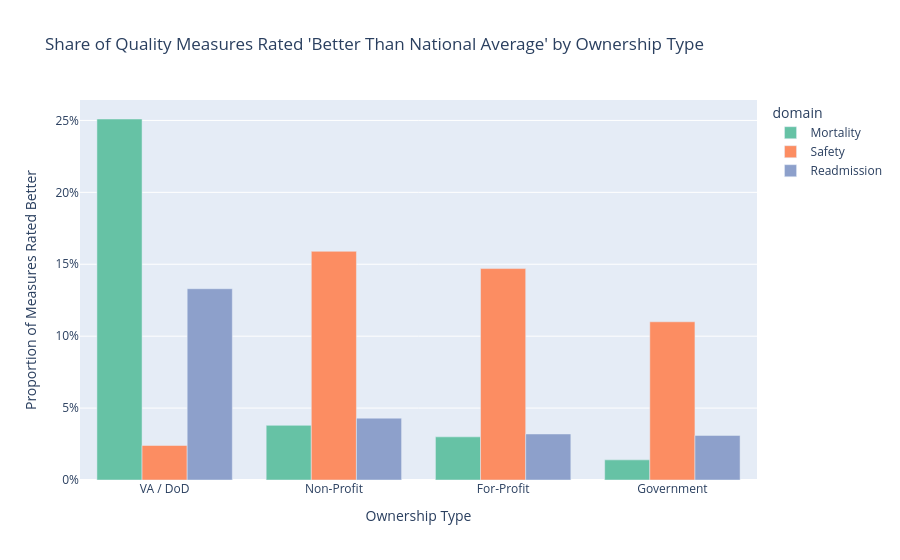

Notebook code cell kept with this figure:
### Markdown cell above
### Q4 — Do non-profit hospitals outperform proprietary ones across quality domains?

### Code cell
ownership_domains = q("""
SELECT
    CASE
        WHEN "Hospital Ownership" LIKE '%non-profit%'                           THEN 'Non-Profit'
        WHEN "Hospital Ownership" IN ('Proprietary', 'Physician')               THEN 'For-Profit'
        WHEN "Hospital Ownership" LIKE 'Government%' OR "Hospital Ownership" = 'Tribal'
                                                                                THEN 'Government'
        WHEN "Hospital Ownership" LIKE 'Veterans%' OR "Hospital Ownership" = 'Department of Defense'
                                                                                THEN 'VA / DoD'
        ELSE 'Other'
    END AS ownership_group,
    COUNT(*) AS hospital_count,
    ROUND(AVG(
        CAST(NULLIF("Count of MORT Measures Better",  'Not Available') AS REAL) /
        NULLIF(CAST(NULLIF("Count of Facility MORT Measures", 'Not Available') AS REAL), 0)
    ), 3) AS mort_better_rate,
    ROUND(AVG(
        CAST(NULLIF("Count of Safety Measures Better", 'Not Available') AS REAL) /
        NULLIF(CAST(NULLIF("Count of Facility Safety Measures", 'Not Available') AS REAL), 0)
    ), 3) AS safety_better_rate,
    ROUND(AVG(
        CAST(NULLIF("Count of READM Measures Better", 'Not Available') AS REAL) /
        NULLIF(CAST(NULLIF("Count of Facility READM Measures", 'Not Available') AS REAL), 0)
    ), 3) AS readm_better_rate
FROM hospitals
GROUP BY ownership_group
ORDER BY mort_better_rate DESC NULLS LAST
""")

# Melt for grouped bar
melted = ownership_domains.melt(
    id_vars="ownership_group",
    value_vars=["mort_better_rate", "safety_better_rate", "readm_better_rate"],
    var_name="domain", value_name="better_rate"
)
melted["domain"] = melted["domain"].map({
    "mort_better_rate": "Mortality",
    "safety_better_rate": "Safety",
    "readm_better_rate": "Readmission"
})

fig = px.bar(
    melted.dropna(),
    x="ownership_group", y="better_rate", color="domain",
    barmode="group",
    labels={"better_rate": "Proportion of Measures Rated Better", "ownership_group": "Ownership Type"},
    title="Share of Quality Measures Rated 'Better Than National Average' by Ownership Type",
    color_discrete_sequence=px.colors.qualitative.Set2,
)
fig.update_layout(yaxis_tickformat=".0%")
fig.show()
print(ownership_domains.to_string(index=False))

### Figure 1 — Plotly figure (JSON) as saved in the notebook; plotly's stock layout.template omitted (floating-point values rounded to 4 significant figures)
{"data": [{"alignmentgroup": "True", "hovertemplate": "domain=Mortality<br>Ownership Type=%{x}<br>Proportion of Measures Rated Better=%{y}<extra></extra>", "legendgroup": "Mortality", "marker": {"color": "rgb(102,194,165)", "pattern": {"shape": ""}}, "name": "Mortality", "offsetgroup": "Mortality", "orientation": "v", "showlegend": true, "textposition": "auto", "type": "bar", "x": ["VA / DoD", "Non-Profit", "For-Profit", "Government"], "xaxis": "x", "y": [0.251, 0.038, 0.03, 0.014], "yaxis": "y"}, {"alignmentgroup": "True", "hovertemplate": "domain=Safety<br>Ownership Type=%{x}<br>Proportion of Measures Rated Better=%{y}<extra></extra>", "legendgroup": "Safety", "marker": {"color": "rgb(252,141,98)", "pattern": {"shape": ""}}, "name": "Safety", "offsetgroup": "Safety", "orientation": "v", "showlegend": true, "textposition": "auto", "type": "bar", "x": ["VA / DoD", "Non-Profit", "For-Profit", "Government"], "xaxis": "x", "y": [0.024, 0.159, 0.147, 0.11], "yaxis": "y"}, {"alignmentgroup": "True", "hovertemplate": "domain=Readmission<br>Ownership Type=%{x}<br>Proportion of Measures Rated Better=%{y}<extra></extra>", "legendgroup": "Readmission", "marker": {"color": "rgb(141,160,203)", "pattern": {"shape": ""}}, "name": "Readmission", "offsetgroup": "Readmission", "orientation": "v", "showlegend": true, "textposition": "auto", "type": "bar", "x": ["VA / DoD", "Non-Profit", "For-Profit", "Government"], "xaxis": "x", "y": [0.133, 0.043, 0.032, 0.031], "yaxis": "y"}], "layout": {"barmode": "group", "legend": {"title": {"text": "domain"}, "tracegroupgap": 0}, "title": {"text": "Share of Quality Measures Rated 'Better Than National Average' by Ownership Type"}, "xaxis": {"anchor": "y", "domain": [0, 1], "title": {"text": "Ownership Type"}}, "yaxis": {"anchor": "x", "domain": [0, 1], "tickformat": ".0%", "title": {"text": "Proportion of Measures Rated Better"}}}}
